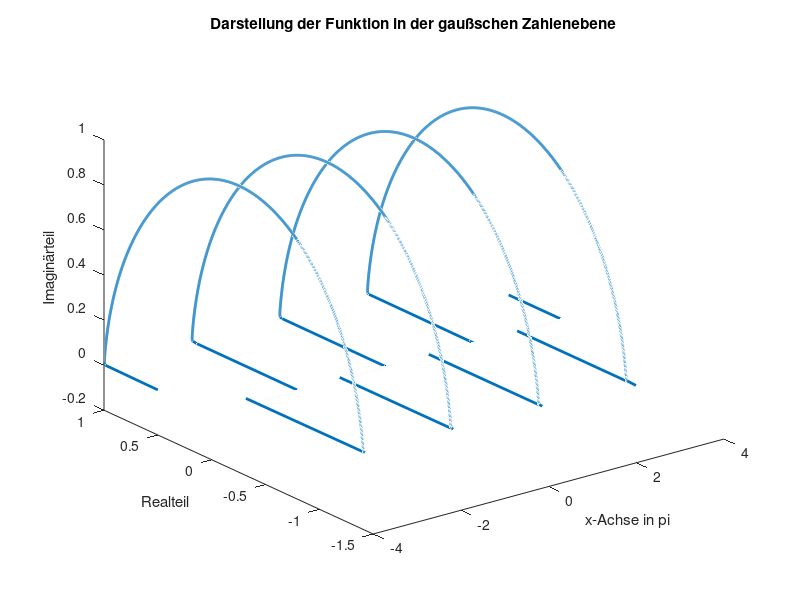

Write MATLAB code to recreate this figure.
function plotComplexSequence4()
    % Fourier-Reihe: (1/2)*exp(1i*x) + sum((1i/(pi*(1-2*n)))*exp(2*pi*1i*n*x))

    % Anzahl der Schritte für die diskrete Berechnung
    N = 10000;

    % Bereich für die x-Achse
    x = linspace(-4*pi, 4*pi, N);

    % Anzahl der Terme in der Summe
    M = 5000;

    % Initialisierung der Funktion
    f = zeros(1, N);
    % Berechnung der Fourier-Reihe
    for n = -M:M
        f = f + (1i/((pi)*((1-2*n)))) * exp(2*1i*n*x);
    end

    f = f + 0.5*exp(1i*x);

    x_scaled = x / pi; % Skalierung der x-Achse

    % Darstellung der Ergebnisse
    figure;
    plot3(x_scaled, real(f), imag(f), 'LineWidth', 2);
    xlabel('x-Achse in pi'); % aktualisierte Beschriftung
    ylabel('Realteil');
    zlabel('Imaginärteil');
    title('Darstellung der Funktion in der gaußschen Zahlenebene');

end
